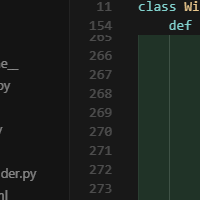
#> input picture debug/test_monitor_capture.png, 200 x 200 px
$ python -i color.py   (imports and definitions only)
#> lines starting #> are read from the running program, lines starting #| are printed output that depends on the picture
#> further down, picture is the input picture: shape (200, 200, 3); mean B, G, R 29.5, 32.7, 27.5
from __future__ import annotations

import logging
from typing import Tuple

try:
    import cv2  # type: ignore
    import numpy as np  # type: ignore
except ModuleNotFoundError:  # pragma: no cover
    cv2 = None
    np = None


logger = logging.getLogger(__name__)


def red_ratio_bgr(img_bgr, sat_thresh: int = 60, val_thresh: int = 50) -> float:
    """Return fraction of pixels considered 'red' in BGR image.

    Red mask is defined in HSV as hue near 0/180 with sufficient saturation/value.
    """
#> called with sat_thresh = 60, val_thresh = 50
    if cv2 is None or np is None:
        raise RuntimeError("opencv-python and numpy are required for color analysis")
    hsv = cv2.cvtColor(img_bgr, cv2.COLOR_BGR2HSV)
#> hsv: shape (200, 200, 3); mean H, S, V 18.8, 24.9, 32.8
    h, s, v = cv2.split(hsv)
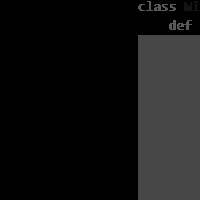
#> h: shape (200, 200); min 0, max 90, mean 18.8
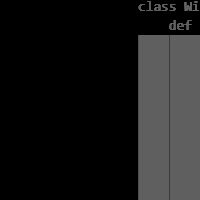
#> s: shape (200, 200); min 0, max 102, mean 24.9
    # Lower and upper red ranges in OpenCV HSV (H:0..179)
    lower_red1 = (0, sat_thresh, val_thresh)
    upper_red1 = (10, 255, 255)
    lower_red2 = (170, sat_thresh, val_thresh)
    upper_red2 = (179, 255, 255)
    mask1 = cv2.inRange(hsv, lower_red1, upper_red1)
#> mask1: shape (200, 200); every value is 0
    mask2 = cv2.inRange(hsv, lower_red2, upper_red2)
    mask = cv2.bitwise_or(mask1, mask2)
    red_count = int(np.count_nonzero(mask))
#> red_count = 0
    total = int(mask.size)
#> total = 40000
    return float(red_count) / float(total) if total else 0.0

>>> import cv2
>>> picture = cv2.imread('../../debug/test_monitor_capture.png')
>>> result = red_ratio_bgr(picture)
#> result = 0
